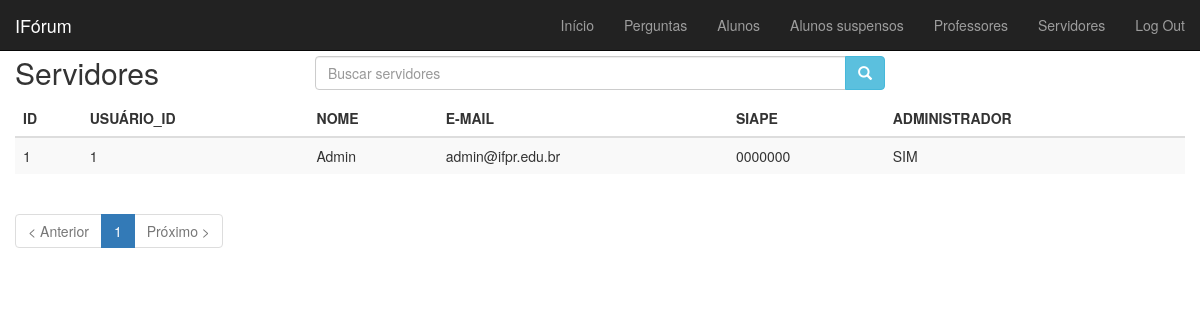
The page /admin/servidores.php on the database its author committed.
### tables this page shows
CREATE TABLE `servidores` (
  `id` int(11) NOT NULL,
  `usuario_id` int(11) NOT NULL,
  `status` tinyint(1) NOT NULL
);

CREATE TABLE `usuarios` (
  `id` int(11) NOT NULL,
  `nome` varchar(255) NOT NULL,
  `email` varchar(200) NOT NULL,
  `senha` varchar(255) NOT NULL,
  `tipo_usuario` varchar(10) NOT NULL,
  `ra` varchar(12) DEFAULT NULL,
  `siape` varchar(12) DEFAULT NULL,
  `admin` int(1) NOT NULL DEFAULT '0',
  `token` varchar(255) DEFAULT NULL
);

### admin/servidores.php (the view, shortened to what this page needs)
<?php
require_once '../conexao/conexao.php';
?>
<!DOCTYPE html>
<html lang="en">
<head>
    <?php include_once 'inc/css.php'; ?>
</head>
<body>
    <?php include_once 'inc/navbar.php'; ?>
    <div id="main" class="container-fluid">
        <?php include_once 'inc/top.php'; ?>
        <div id="list" class="row">
            <div class="table-responsive col-md-12">
                <table class="table table-striped" cellspacing="0" cellpadding="0">
                    <thead>
                        <tr>
                            <th>ID</th>
                            <th>USUÁRIO_ID</th>
                            <th>NOME</th>
                            <th>E-MAIL</th>
                            <th>SIAPE</th>
                            <th>ADMINISTRADOR</th>
                        </tr>
                    </thead>
                    <tbody>
                        <?php
                        $total_registro_exibir = 10;
                        if (!isset($_GET['pg'])) {
                            $pg = 1;
                        } else {
                            $pg = $_GET['pg'];
                        }
                        $inicio = $pg - 1;
                        $inicio = $inicio * $total_registro_exibir;
                        $sql = "SELECT s.*, us.nome, us.email, us.siape, us.admin FROM servidores AS s
                                    INNER JOIN usuarios AS us ON (us.id = s.usuario_id)
                                    WHERE us.tipo_usuario = 'servidor'";
                        $sql .= " ORDER BY s.id ASC";
                        $sql .= " LIMIT $inicio, $total_registro_exibir";
                        $query = mysqli_query($conn, $sql);
                        while($result = mysqli_fetch_assoc($query)) {
                            $admin = ($result['admin'] == 1) ? 'SIM' : 'NÃO';
                        ?>
                        <tr>
                            <td><?php echo $result['id']; ?></td>
                            <td><?php echo $result['usuario_id']; ?></td>
                            <td><?php echo $result['nome']; ?></td>
                            <td><?php echo $result['email']; ?></td>
                            <td><?php echo $result['siape']; ?></td>
                            <td><?php echo $admin; ?></td>
                        </tr>
                        <?php } ?>
                    </tbody>
                </table>
            </div>
        </div>
        <?php
        include_once 'inc/paginacao.php';
        ?>
    </div>
</body>
</html>

### css/admin.css (style rules this page uses)
#main { margin-top: 3%; }

### rows shown on the page
servidores: id "1", usuario "1", usuario.nome "Admin", usuario.email "admin@ifpr.edu.br", usuario.siape "0000000", usuario.admin "SIM"

### other values the page prints
$pagina "Servidores"
